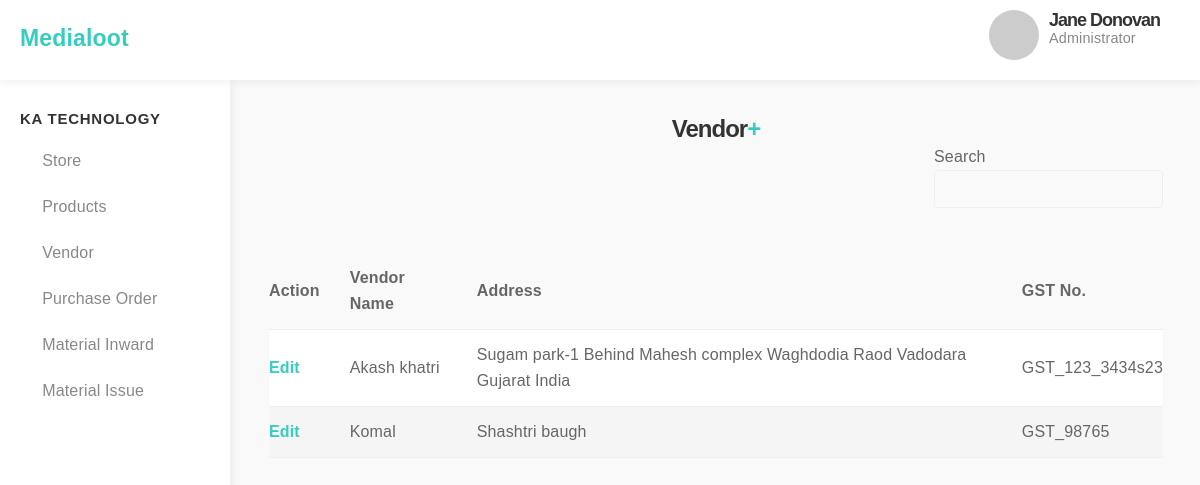
Screenshot of /vendor/ with the database file from the repository.
### store/models.py (models this page shows, shortened)
class Vendor(models.Model):
    vendorname=models.CharField(max_length=255)
    vend_address=models.TextField()
    gstno=models.CharField(max_length=25)
    class Meta:
        managed=True
        db_table='vendor'

### store/views.py (the view)
# urls.py: path('vendor/',views.vendorreg,name='vendorreg'),
def vendorreg(request):
    vendorall=models.Vendor.objects.all()
    page=request.GET.get('page',1)
    paginator=Paginator(vendorall,10)
    try:
        vendors=paginator.page(page)
    except PageNotAnInteger:
        vendors=Paginator.page(1)
    except EmptyPage:
        vendors=Paginator.page(paginator.num_pages)
    return render(request,'store/vendorreg.html',{"data":vendors})

### store/templates/store/vendorreg.html (shortened to what this page needs)
{% extends 'index.html' %}
{% block content %}
<center><h3>Vendor<a class="btn-sm btn-info" href="{% url 'add-vendor' %}" role="button" >+</a></h3> </center>
    <div style="float:right">
<div class="input-group input-group-sm mb-3">
  <div class="input-group-prepend">
    <span class="input-group-text" id="inputGroup-sizing-sm">Search</span>
  </div>
  <input type="text" class="form-control" name="search" aria-label="Small" aria-describedby="inputGroup-sizing-sm">
</div>
    </div>
    <table class="table table-stripedtable table-striped table-light table-sm">
    <thead class="thead-light">
        <tr>
            <th scope="col">Action</th>
            <th scope="col">Vendor Name</th>
            <th scope="col">Address</th>
            <th scope="col">GST No.</th>
        </tr>
    </thead>
    <tbody >
    {% for vendor in data %}
        <tr>
        <th scope="row"><a href="{% url 'update-vendor' vendor.id %}">Edit</a></th>
        <td>{{ vendor.vendorname }}</td>
        <td>{{ vendor.vend_address }}</td>
        <td>{{ vendor.gstno }}</td>
        </tr>
    {% endfor %}
    </tbody>
    </table>
{% endblock content %}

### static/css/styles.css (style rules this page uses)
body { background: #f9f9f9; height: 100%; width: 100%; overflow-x: hidden; font-size: 1.6em; font-family: "Open Sans", "Helvetica Neue", Helvetica, Arial, sans-serif; color: #333; }
h1, h2, h3, h4, h5, h6 { font-weight: 500; letter-spacing: -.1rem; margin-bottom: 2.0rem; margin-top: 0; }
h3 { font-size: 1.6em; }
a { color: #35cebe; }
td, th { border-bottom: 0.1rem solid #eee; }
.mb-3 { margin-bottom: 3rem; }
input[type='email'], input[type='number'], input[type='password'], input[type='search'], input[type='tel'], input[type='text'], input[type='url'], textarea, select { border: 1px solid #f9f9f9 !important; }
input[type='email'], input[type='number'], input[type='password'], input[type='search'], input[type='tel'], input[type='text'], input[type='url'], textarea, select { border: 0.1rem solid #eee !important; border-radius: .4rem; box-shadow: none; }
input[type='email'], input[type='number'], input[type='password'], input[type='search'], input[type='tel'], input[type='text'], input[type='url'], select { max-width: 60rem; }

### rows the page displays
Vendor: vendorname "Akash khatri", vend_address "Sugam park-1 Behind Mahesh complex Waghdodia Raod Vadodara Gujarat India", gstno "GST_123_3434s23"
Vendor: vendorname "Komal", vend_address "Shashtri baugh", gstno "GST_98765"
